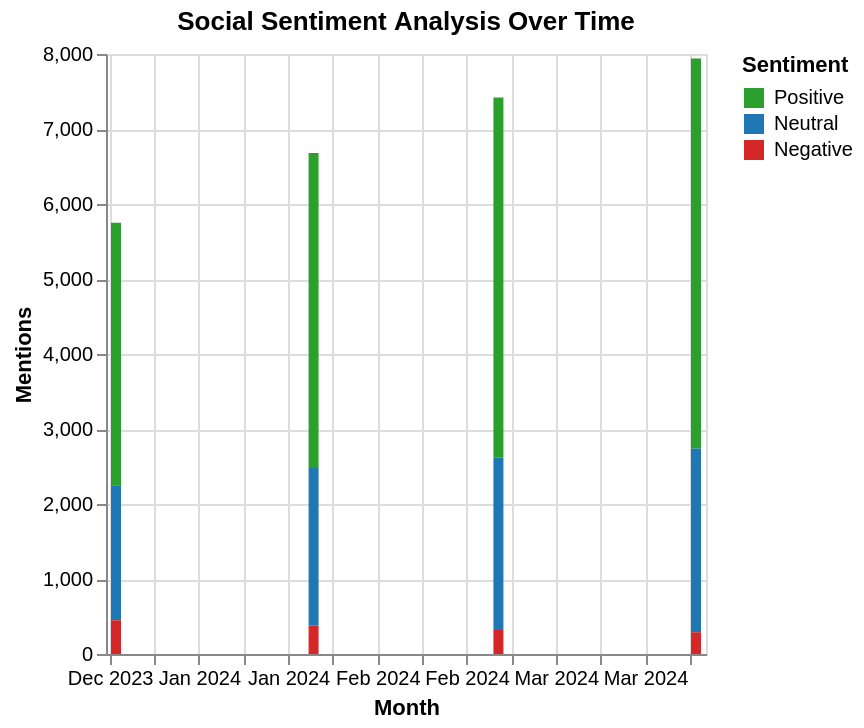

Describe this chart as a Vega-Lite specification.
### Vega-Lite specification from a JSON file in a GitHub repository (floating-point values rounded to 4 significant figures)
{"$schema": "https://vega.github.io/schema/vega-lite/v6.json", "description": "Social media sentiment analysis", "data": {"values": [{"date": "2024-01", "sentiment": "Positive", "count": 3500}, {"date": "2024-01", "sentiment": "Neutral", "count": 1800}, {"date": "2024-01", "sentiment": "Negative", "count": 450}, {"date": "2024-02", "sentiment": "Positive", "count": 4200}, {"date": "2024-02", "sentiment": "Neutral", "count": 2100}, {"date": "2024-02", "sentiment": "Negative", "count": 380}, {"date": "2024-03", "sentiment": "Positive", "count": 4800}, {"date": "2024-03", "sentiment": "Neutral", "count": 2300}, {"date": "2024-03", "sentiment": "Negative", "count": 320}, {"date": "2024-04", "sentiment": "Positive", "count": 5200}, {"date": "2024-04", "sentiment": "Neutral", "count": 2450}, {"date": "2024-04", "sentiment": "Negative", "count": 290}]}, "mark": "bar", "encoding": {"x": {"field": "date", "type": "temporal", "axis": {"title": "Month", "format": "%b %Y"}}, "y": {"field": "count", "type": "quantitative", "axis": {"title": "Mentions"}}, "color": {"field": "sentiment", "type": "nominal", "scale": {"domain": ["Positive", "Neutral", "Negative"], "range": ["#2ca02c", "#1f77b4", "#d62728"]}, "legend": {"title": "Sentiment"}}}, "title": "Social Sentiment Analysis Over Time"}
